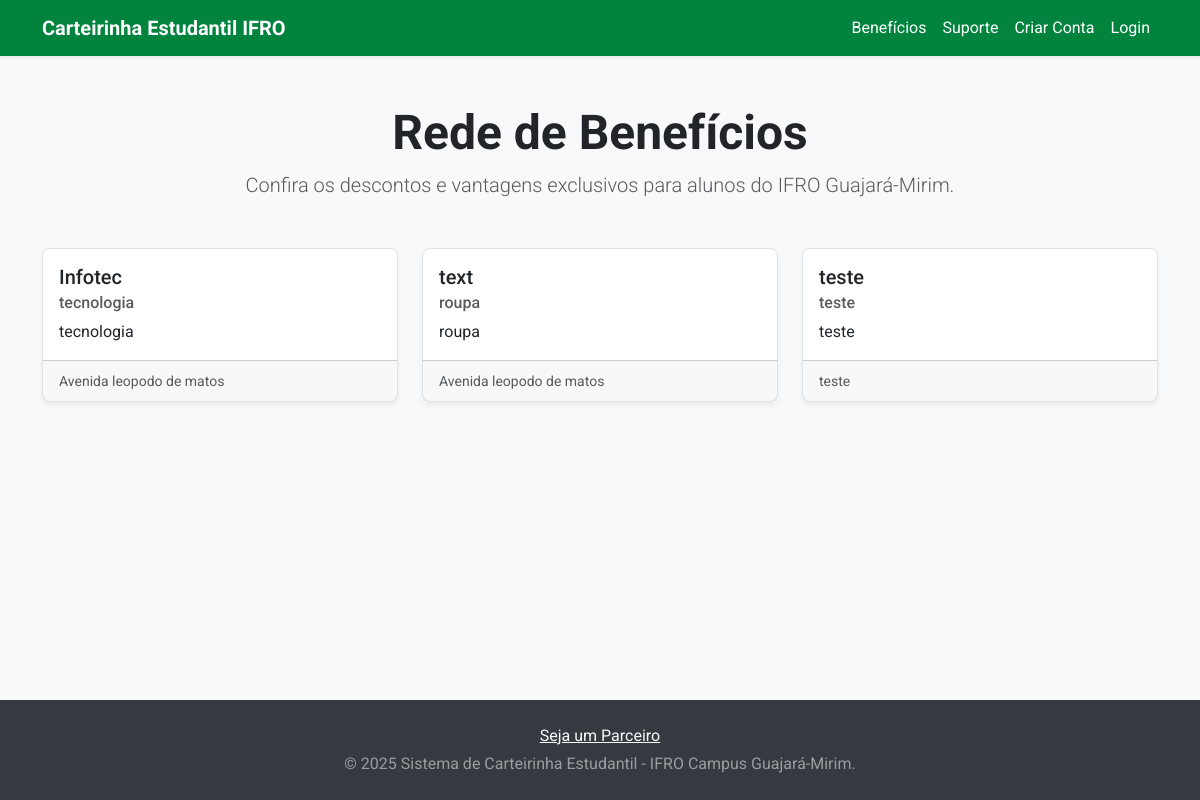
/parceiros/beneficios/, run on an earlier commit of the app's database.
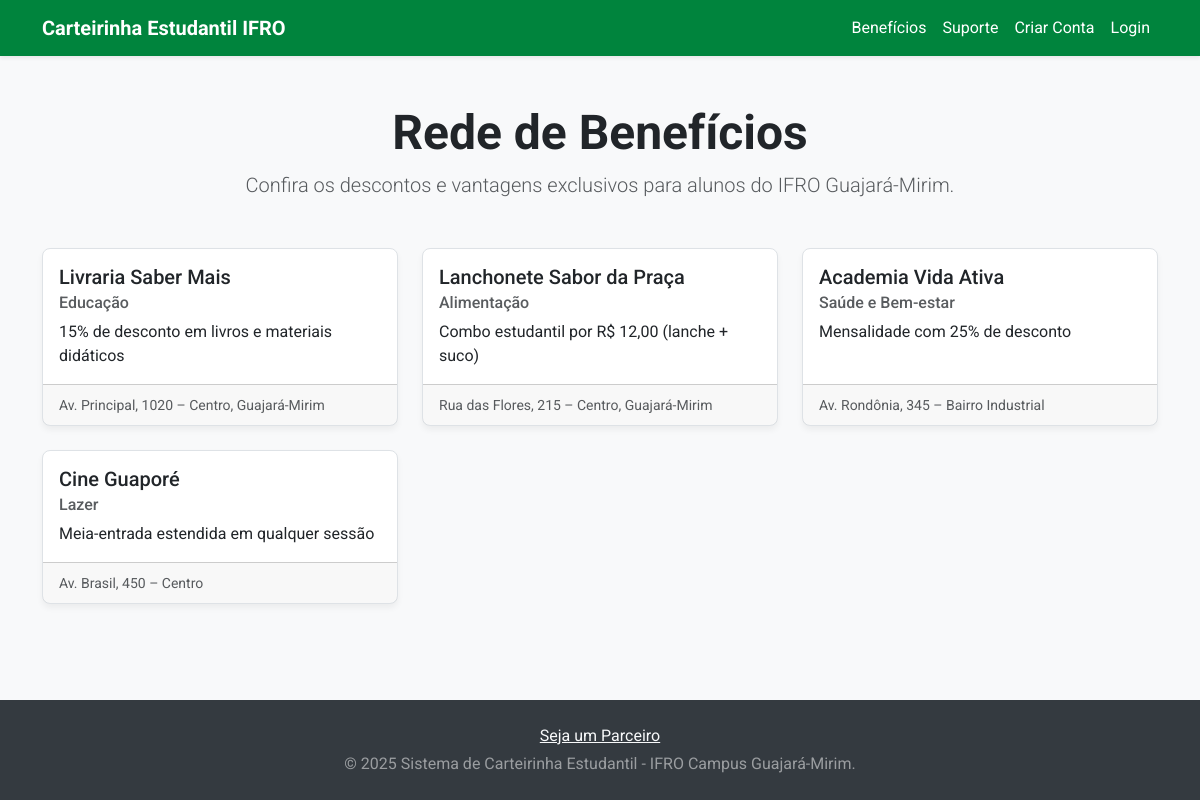
And on a later commit of the database.
### parceiros/models.py (models this page shows, shortened)
class Parceiro(models.Model):
    nome_fantasia = models.CharField(max_length=255)
    cnpj = models.CharField(max_length=18, unique=True)
    endereco = models.CharField(max_length=255)
    categoria = models.CharField(max_length=100)
    descricao_beneficio = models.TextField()
    regras_de_uso = models.TextField(blank=True)
    STATUS_CHOICES = [
        ('Ativa', 'Ativa'),
        ('Inativa', 'Inativa'),
    ]
    status_parceria = models.CharField(max_length=10, choices=STATUS_CHOICES, default='Ativa')

### parceiros/views.py (the view)
# urls.py: path('beneficios/', views.lista_beneficios, name='lista_beneficios'),
def lista_beneficios(request):
    parceiros_ativos = Parceiro.objects.filter(status_parceria='Ativa')
    contexto = {
        'parceiros': parceiros_ativos
    }
    return render(request, 'parceiros/lista_beneficios.html', contexto)

### parceiros/templates/parceiros/lista_beneficios.html
{% extends 'alunos/base.html' %}
{% block content %}
<div class="container">
    <div class="text-center mb-5">
        <h1 class="display-5 fw-bold">Rede de Benefícios</h1>
        <p class="lead text-muted">Confira os descontos e vantagens exclusivos para alunos do IFRO Guajará-Mirim.</p>
    </div>
    <div class="row row-cols-1 row-cols-md-2 row-cols-lg-3 g-4">
        {% for parceiro in parceiros %}
        <div class="col">
            <div class="card h-100">
                <div class="card-body">
                    <h5 class="card-title">{{ parceiro.nome_fantasia }}</h5>
                    <h6 class="card-subtitle mb-2 text-muted">{{ parceiro.categoria }}</h6>
                    <p class="card-text">{{ parceiro.descricao_beneficio }}</p>
                </div>
                <div class="card-footer">
                    <small class="text-muted">{{ parceiro.endereco }}</small>
                </div>
            </div>
        </div>
        {% empty %}
        <div class="col-12">
            <div class="alert alert-info text-center">Nenhum parceiro cadastrado no momento.</div>
        </div>
        {% endfor %}
    </div>
</div>
{% endblock %}

### alunos/templates/alunos/base.html (shortened to what this page needs)
{% load static %}
<!doctype html>
<html lang="pt-br">
<head>
  <link href="https://cdn.jsdelivr.net/npm/bootstrap@5.3.3/dist/css/bootstrap.min.css" rel="stylesheet">
  <link rel="stylesheet" href="https://cdn.jsdelivr.net/npm/bootstrap-icons@1.11.3/font/bootstrap-icons.min.css">
  <link rel="stylesheet" href="{% static 'css/ifro-theme.css' %}">
</head>
<body class="d-flex flex-column min-vh-100">
    <nav class="navbar navbar-expand-lg navbar-dark shadow-sm">
        <div class="container">
            <a class="navbar-brand fw-bold" href="{% url 'landing_page' %}">
                Carteirinha Estudantil IFRO
            </a>
            <div class="collapse navbar-collapse" id="navbarNav">
                <ul class="navbar-nav ms-auto">
                    <li class="nav-item">
                        <a class="nav-link" href="{% url 'lista_beneficios' %}">Benefícios</a>
                    </li>
                    <li class="nav-item">
                        <a class="nav-link" href="{% url 'registrar_ticket' %}">Suporte</a>
                    </li>
                    {% if user.is_authenticated %}
                        <li class="nav-item dropdown">
                          <a class="nav-link dropdown-toggle" href="#" role="button" data-bs-toggle="dropdown" aria-expanded="false">
                            Minha Conta
                          </a>
                          <ul class="dropdown-menu">
                            <li><a class="dropdown-item" href="{% url 'minha_conta' %}">Ver Carteirinha</a></li>
                            <li><a class="dropdown-item" href="{% url 'minha_assinatura' %}">Minha Assinatura</a></li>
                            <li><hr class="dropdown-divider"></li>
                            <li><a class="dropdown-item" href="{% url 'logout' %}">Logout</a></li>
                          </ul>
                        </li>
                    {% else %}
                        <li class="nav-item">
                            <a class="nav-link" href="{% url 'criar_conta' %}">Criar Conta</a>
                        </li>
                        <li class="nav-item">
                            <a class="nav-link" href="{% url 'login' %}">Login</a>
                        </li>
                    {% endif %}
                </ul>
            </div>
        </div>
    </nav>
  <main class="flex-grow-1 py-5">
    {% block content %}
    {% endblock %}
  </main>
  <footer class="footer mt-auto py-4">
      <div class="container text-center">
          <p class="mb-1"><a href="{% url 'registrar_proposta' %}">Seja um Parceiro</a></p>
          <p class="text-white-50 mb-0">© 2025 Sistema de Carteirinha Estudantil - IFRO Campus Guajará-Mirim.</p>
      </div>
  </footer>
</body>
</html>

### static/css/ifro-theme.css (style rules this page uses)
:root { --ifro-green: #00843D; --ifro-green-dark: #006a31; --light-gray: #f8f9fa; --dark-text: #212529; --light-text: #ffffff; --border-color: #dee2e6; }
body { background-color: var(--light-gray); color: var(--dark-text); font-family: 'Roboto', -apple-system, BlinkMacSystemFont, 'Segoe UI', Helvetica, Arial, sans-serif; }
.navbar { background-color: var(--ifro-green); box-shadow: 0 2px 4px rgba(0,0,0,0.1); }
.navbar-brand, .nav-link { color: var(--light-text) !important; }
.card { border: 1px solid var(--border-color); border-radius: 8px; box-shadow: 0 4px 6px rgba(0,0,0,0.05); }
.footer { background-color: #343a40; color: var(--light-text); }
.footer a { color: var(--light-gray); }

What changed in the data, as far as the page shows it:
removed Parceiro: nome_fantasia "Infotec", categoria "tecnologia", descricao_beneficio "tecnologia", endereco "Avenida leopodo de matos"
removed Parceiro: nome_fantasia "text", categoria "roupa", descricao_beneficio "roupa", endereco "Avenida leopodo de matos"
removed Parceiro: nome_fantasia "teste", categoria "teste", descricao_beneficio "teste", endereco "teste"
added Parceiro: nome_fantasia "Livraria Saber Mais", categoria "Educação", descricao_beneficio "15% de desconto em livros e materiais didáticos", endereco "Av. Principal, 1020 – Centro, Guajará-Mirim"
added Parceiro: nome_fantasia "Lanchonete Sabor da Praça", categoria "Alimentação", descricao_beneficio "Combo estudantil por R$ 12,00 (lanche + suco)", endereco "Rua das Flores, 215 – Centro, Guajará-Mirim"
added Parceiro: nome_fantasia "Academia Vida Ativa", categoria "Saúde e Bem-estar", descricao_beneficio "Mensalidade com 25% de desconto", endereco "Av. Rondônia, 345 – Bairro Industrial"
added Parceiro: nome_fantasia "Cine Guaporé", categoria "Lazer", descricao_beneficio "Meia-entrada estendida em qualquer sessão", endereco "Av. Brasil, 450 – Centro"
